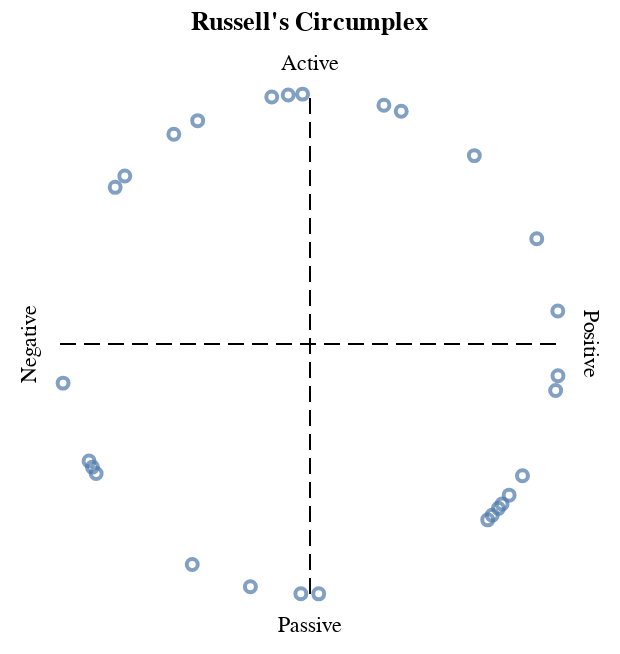

Notebook code cell kept with this figure:
### Code cell
# Render the original circumplex. These are just the (x, y) coordinates we
# stored in the dataframe.

russells_affects = (
    alt.Chart(
        df[["affect", "valence", "arousal", "degrees"]], title="Russell's Circumplex"
    )
    .mark_point()
    .encode(
        alt.X("valence").axis(None).scale(domain=[-1.2, 1.2]),
        alt.Y("arousal").axis(None).scale(domain=[-1.2, 1.2]),
        tooltip=[
            alt.Tooltip("affect"),
            alt.Tooltip("degrees", format="0.2f"),
            alt.Tooltip("valence", format="0.2f"),
            alt.Tooltip("arousal", format="0.2f"),
        ],
    )
)

render_and_save(add_circumplex(russells_affects), "figures/russells.json")

### Figure 1 — Vega-Lite specification as saved in the notebook (floating-point values rounded to 4 significant figures)
{"config": {"view": {"continuousWidth": 300, "continuousHeight": 300, "stroke": null}, "axis": {"grid": false}}, "layer": [{"data": {"name": "data-ad1ce9459db8e7d4cfe7292f07fe79dc"}, "mark": {"type": "point"}, "encoding": {"tooltip": [{"field": "affect", "type": "nominal"}, {"field": "degrees", "format": "0.2f", "type": "quantitative"}, {"field": "valence", "format": "0.2f", "type": "quantitative"}, {"field": "arousal", "format": "0.2f", "type": "quantitative"}], "x": {"axis": null, "field": "valence", "scale": {"domain": [-1.2, 1.2]}, "type": "quantitative"}, "y": {"axis": null, "field": "arousal", "scale": {"domain": [-1.2, 1.2]}, "type": "quantitative"}}, "name": "view_2", "title": "Russell's Circumplex"}, {"layer": [{"data": {"name": "empty"}, "mark": {"type": "rule", "strokeDash": [8, 4]}, "encoding": {"x": {"datum": 0}, "y": {"datum": -1}, "y2": {"datum": 1}}}, {"data": {"name": "empty"}, "mark": {"type": "rule", "strokeDash": [8, 4]}, "encoding": {"x": {"datum": -1}, "x2": {"datum": 1}, "y": {"datum": 0}}}]}, {"layer": [{"data": {"name": "empty"}, "mark": {"type": "text", "angle": 90, "baseline": "bottom", "xOffset": 10}, "encoding": {"text": {"datum": "Positive"}, "x": {"datum": 1}, "y": {"datum": 0}}}, {"data": {"name": "empty"}, "mark": {"type": "text", "angle": 270, "baseline": "bottom", "xOffset": -10}, "encoding": {"text": {"datum": "Negative"}, "x": {"datum": -1}, "y": {"datum": 0}}}, {"data": {"name": "empty"}, "mark": {"type": "text", "baseline": "bottom", "yOffset": -10}, "encoding": {"text": {"datum": "Active"}, "x": {"datum": 0}, "y": {"datum": 1}}}, {"data": {"name": "empty"}, "mark": {"type": "text", "baseline": "top", "yOffset": 10}, "encoding": {"text": {"datum": "Passive"}, "x": {"datum": 0}, "y": {"datum": -1}}}]}], "params": [{"name": "param_1", "select": {"type": "interval", "encodings": ["x", "y"]}, "bind": "scales", "views": ["view_2"]}], "$schema": "https://vega.github.io/schema/vega-lite/v5.20.1.json", "datasets": {"data-ad1ce9459db8e7d4cfe7292f07fe79dc": [{"affect": "Happy", "valence": 0.9912, "arousal": 0.1323, "degrees": 7.6}, {"affect": "Delighted", "valence": 0.907, "arousal": 0.421, "degrees": 24.9}, {"affect": "Excited", "valence": 0.6574, "arousal": 0.7536, "degrees": 48.9}, {"affect": "Astonished", "valence": 0.3649, "arousal": 0.9311, "degrees": 68.6}, {"affect": "Aroused", "valence": 0.2957, "arousal": 0.9553, "degrees": 72.8}, {"affect": "Tense", "valence": -0.02967, "arousal": 0.9996, "degrees": 91.7}, {"affect": "Alarmed", "valence": -0.08716, "arousal": 0.9962, "degrees": 95.0}, {"affect": "Angry", "valence": -0.153, "arousal": 0.9882, "degrees": 98.8}, {"affect": "Afraid", "valence": -0.4493, "arousal": 0.8934, "degrees": 116.7}, {"affect": "Annoyed", "valence": -0.5446, "arousal": 0.8387, "degrees": 123.0}, {"affect": "Distressed", "valence": -0.7408, "arousal": 0.6717, "degrees": 137.8}, {"affect": "Frustrated", "valence": -0.7793, "arousal": 0.6266, "degrees": 141.2}, {"affect": "Miserable", "valence": -0.9877, "arousal": -0.1564, "degrees": 189.0}, {"affect": "Sad", "valence": -0.8838, "arousal": -0.4679, "degrees": 207.9}, {"affect": "Gloomy", "valence": -0.8704, "arousal": -0.4924, "degrees": 209.5}, {"affect": "Depressed", "valence": -0.8554, "arousal": -0.518, "degrees": 211.2}, {"affect": "Bored", "valence": -0.471, "arousal": -0.8821, "degrees": 241.9}, {"affect": "Droopy", "valence": -0.2385, "arousal": -0.9711, "degrees": 256.2}, {"affect": "Tired", "valence": -0.03664, "arousal": -0.9993, "degrees": 267.9}, {"affect": "Sleepy", "valence": 0.0349, "arousal": -0.9994, "degrees": 272.0}, {"affect": "Calm", "valence": 0.7108, "arousal": -0.7034, "degrees": 315.3}, {"affect": "Relaxed", "valence": 0.729, "arousal": -0.6845, "degrees": 316.8}, {"affect": "Satisfied", "valence": 0.7536, "arousal": -0.6574, "degrees": 318.9}, {"affect": "At Ease", "valence": 0.7683, "arousal": -0.6401, "degrees": 320.2}, {"affect": "Content", "valence": 0.7965, "arousal": -0.6046, "degrees": 322.8}, {"affect": "Serene", "valence": 0.8499, "arousal": -0.527, "degrees": 328.2}, {"affect": "Glad", "valence": 0.9826, "arousal": -0.1857, "degrees": 349.3}, {"affect": "Pleased", "valence": 0.9919, "arousal": -0.1271, "degrees": 352.7}], "empty": [{}]}}
